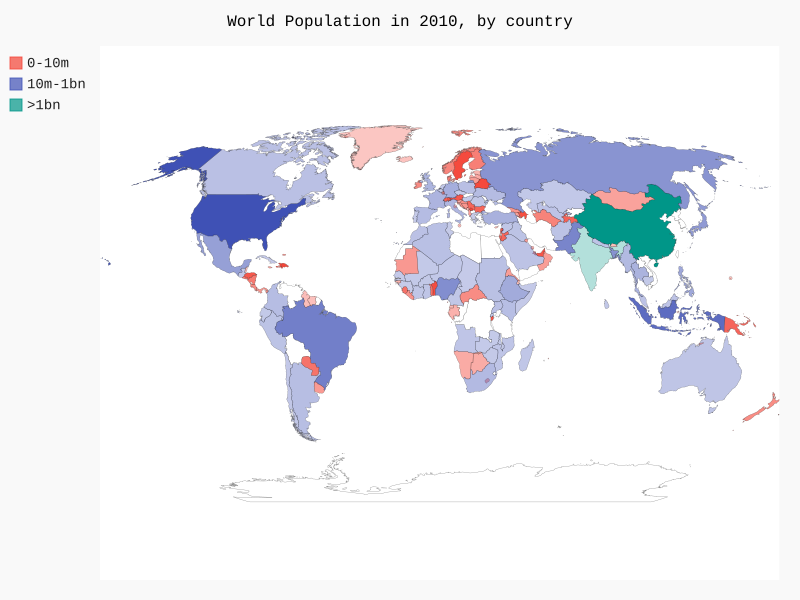

The Python source for this figure:
import json

import pygal
from pygal_maps_world.i18n import COUNTRIES

# 将数据加载到一个列表中
filename = 'population.json'
with open(filename) as f:
    pop_data = json.load(f)


def get_country_code(country_name):
    # 根据指定的国家，返回pygal使用的两个字母的国别码
    for code, name in COUNTRIES.items():
        if name == country_name:
            return code
    # 如果没有找到指定的国家，就返回None
    return None


# 创建一个包含人口数量的字典
cc_populations = {}

# 打印每个国家2010年的人口数量
for pop_dict in pop_data:
    if pop_dict['Year'] == 2010:
        country_name = pop_dict['Country Name']
        population = pop_dict['Value']
        code = get_country_code(country_name)
        if code:
            # print(code + ":" + country_name + ":" + str(population))
            cc_populations[code] = population
        else:
            # print('EROOR-' + country_name)
            pass

# 根据人口数量将所有的国家分成三组
cc_pops_1, cc_pops_2, cc_pops_3 = {}, {}, {}
for cc, pop in cc_populations.items():
    if pop < 10000000:
        cc_pops_1[cc] = pop
    elif pop < 1000000000:
        cc_pops_2[cc] = pop
    else:
        cc_pops_3[cc] = pop

print(len(cc_pops_1), len(cc_pops_2), len(cc_pops_3))

wm = pygal.maps.world.World()
wm.title = 'World Population in 2010, by country'
# wm.add('2010', cc_populations)

wm.add('0-10m', cc_pops_1)
wm.add('10m-1bn', cc_pops_2)
wm.add('>1bn', cc_pops_3)

wm.render_to_file('world_population.svg')
